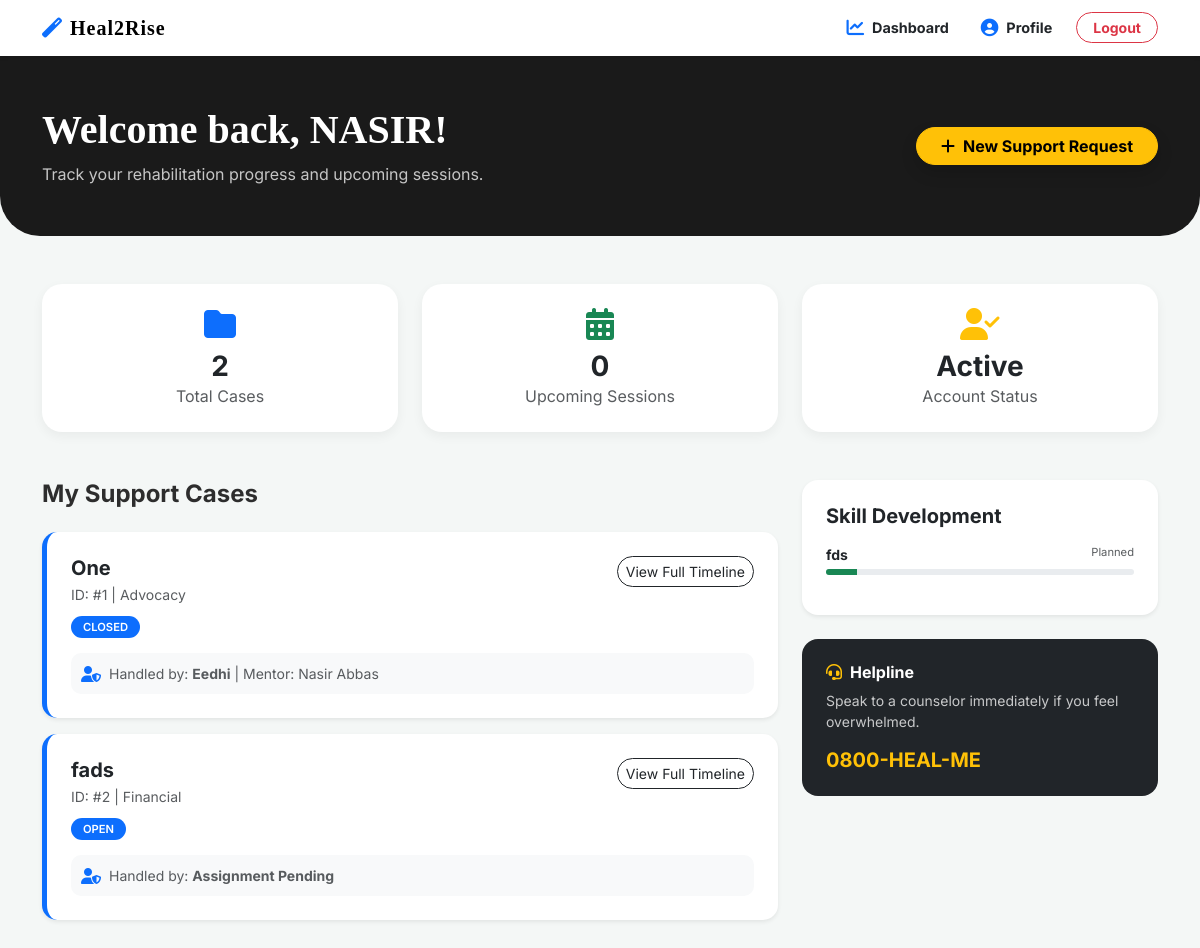
The page /dashboard.php (signed in) on the database as committed earlier.
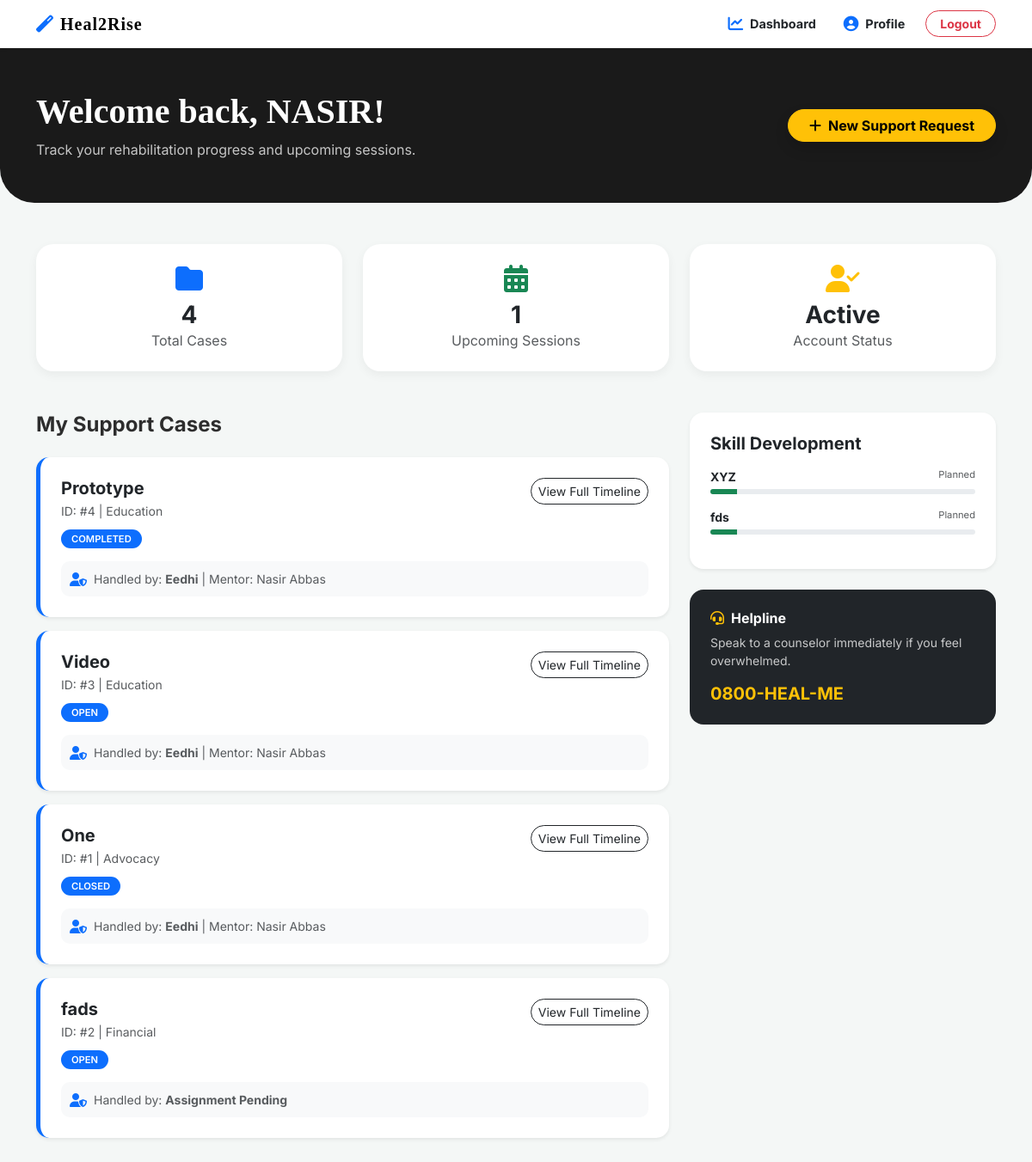
The same page on the database as committed later.
### tables this page shows
CREATE TABLE `cases` (
  `case_id` int(11) NOT NULL,
  `user_id` int(11) NOT NULL,
  `ngo_id` int(11) DEFAULT NULL,
  `team_member_id` int(11) DEFAULT NULL,
  `counselor_id` int(11) DEFAULT NULL,
  `case_title` varchar(150) DEFAULT NULL,
  `issue_category` varchar(100) DEFAULT NULL,
  `description` text DEFAULT NULL,
  `start_date` date NOT NULL,
  `status` enum('open','in_progress','rehabilitation','closed','rejected','completed') DEFAULT 'open',
  `closure_date` date DEFAULT NULL,
  `closure_reason` text DEFAULT NULL,
  `assigned_date` datetime DEFAULT current_timestamp(),
  `last_updated` datetime DEFAULT current_timestamp() ON UPDATE current_timestamp()
);

CREATE TABLE `ngos` (
  `id` int(11) NOT NULL,
  `ngo_name` varchar(150) NOT NULL,
  `username` varchar(50) NOT NULL,
  `email` varchar(100) NOT NULL,
  `password_hash` varchar(255) NOT NULL,
  `contact_person` varchar(100) DEFAULT NULL,
  `phone` varchar(20) DEFAULT NULL,
  `address` varchar(255) DEFAULT NULL,
  `city` varchar(100) DEFAULT NULL,
  `specialties` text DEFAULT NULL,
  `registration_date` datetime DEFAULT current_timestamp(),
  `is_active` tinyint(1) DEFAULT 1,
  `last_updated` datetime DEFAULT current_timestamp() ON UPDATE current_timestamp()
);

CREATE TABLE `team_members` (
  `team_member_id` int(11) NOT NULL,
  `full_name` varchar(100) NOT NULL,
  `email` varchar(100) NOT NULL,
  `password_hash` varchar(255) NOT NULL,
  `phone` varchar(20) DEFAULT NULL,
  `ngo_id` int(11) DEFAULT NULL,
  `expertise` varchar(150) DEFAULT NULL,
  `is_active` tinyint(1) DEFAULT 1,
  `created_at` datetime DEFAULT current_timestamp()
);

CREATE TABLE `skill_development` (
  `skill_id` int(11) NOT NULL,
  `case_id` int(11) NOT NULL,
  `skill_name` varchar(100) NOT NULL,
  `start_date` date DEFAULT NULL,
  `target_date` date DEFAULT NULL,
  `completion_date` date DEFAULT NULL,
  `status` enum('planned','in_progress','completed','dropped') DEFAULT 'planned',
  `notes` text DEFAULT NULL
);

### dashboard.php (the view, shortened to what the changed rows need)
<?php
include('config.php');
$user_id = $_SESSION['id'];
$full_name = $_SESSION['full_name'] ?? 'User';
$stmt_total = $conn->prepare("SELECT COUNT(*) as total FROM cases WHERE user_id = ?");
$stmt_total->bind_param("i", $user_id);
$stmt_total->execute();
$total_cases = $stmt_total->get_result()->fetch_assoc()['total'];
$stmt_sess = $conn->prepare("
    SELECT COUNT(*) as total
    FROM counseling_sessions cs
    JOIN cases c ON cs.case_id = c.case_id
    WHERE c.user_id = ? AND cs.session_date >= CURDATE()
");
$stmt_sess->bind_param("i", $user_id);
$stmt_sess->execute();
$upcoming_sessions = $stmt_sess->get_result()->fetch_assoc()['total'];
$cases_query = $conn->prepare("
    SELECT c.*, n.ngo_name, tm.full_name as mentor_name
    FROM cases c
    LEFT JOIN ngos n ON c.ngo_id = n.id
    LEFT JOIN team_members tm ON c.team_member_id = tm.team_member_id
    WHERE c.user_id = ?
    ORDER BY c.last_updated DESC
");
$cases_query->bind_param("i", $user_id);
$cases_query->execute();
$cases_result = $cases_query->get_result();
$skills_query = $conn->prepare("
    SELECT sd.*, c.case_title
    FROM skill_development sd
    JOIN cases c ON sd.case_id = c.case_id
    WHERE c.user_id = ?
    ORDER BY sd.skill_id DESC LIMIT 3
");
$skills_query->bind_param("i", $user_id);
$skills_query->execute();
$skills_result = $skills_query->get_result();
?>
<!DOCTYPE html>
<html lang="en">
<head>
    <link href="https://cdn.jsdelivr.net/npm/bootstrap@5.3.0/dist/css/bootstrap.min.css" rel="stylesheet">
    <link rel="stylesheet" href="https://cdnjs.cloudflare.com/ajax/libs/font-awesome/6.4.0/css/all.min.css">
    <link rel="stylesheet" href="./CSS/style.css">
</head>
<body>
<header class="dashboard-header mb-5">
    <div class="container d-flex justify-content-between align-items-center">
        <div>
            <h1 class="fw-bold">Welcome back, <?= htmlspecialchars(explode(' ', $full_name)[0]) ?>!</h1>
        </div>
    </div>
</header>
<main class="container mb-5">
    <div class="row g-4 mb-5 text-center">
        <div class="col-md-4">
            <div class="card stat-card p-4">
                <div class="text-primary mb-2"><i class="fas fa-folder fa-2x"></i></div>
                <h3 class="fw-bold mb-0"><?= $total_cases ?></h3>
                <p class="text-muted mb-0">Total Cases</p>
            </div>
        </div>
        <div class="col-md-4">
            <div class="card stat-card p-4">
                <div class="text-success mb-2"><i class="fas fa-calendar-alt fa-2x"></i></div>
                <h3 class="fw-bold mb-0"><?= $upcoming_sessions ?></h3>
                <p class="text-muted mb-0">Upcoming Sessions</p>
            </div>
        </div>
    </div>
    <div class="row g-4">
        <div class="col-lg-8">
            <?php if ($cases_result->num_rows > 0): ?>
                <?php while($case = $cases_result->fetch_assoc()): ?>
                    <div class="card case-card p-4 mb-3 shadow-sm">
                        <div class="d-flex justify-content-between align-items-start">
                            <div>
                                <h5 class="fw-bold mb-1"><?= htmlspecialchars($case['case_title']) ?></h5>
                                <p class="small text-muted mb-2">ID: #<?= $case['case_id'] ?> | <?= htmlspecialchars($case['issue_category']) ?></p>
                                <span class="status-pill bg-primary text-white"><?= htmlspecialchars($case['status']) ?></span>
                            </div>
                            <div class="text-end">
                                <a href="user_case_view.php?id=<?= $case['case_id'] ?>" class="btn btn-sm btn-outline-dark rounded-pill">View Full Timeline</a>
                            </div>
                        </div>
                        <div class="mentor-box d-flex align-items-center mt-3">
                            <i class="fas fa-user-shield me-2 text-primary"></i>
                            <span class="small text-muted">
                                Handled by: <strong><?= htmlspecialchars($case['ngo_name'] ?? 'Assignment Pending') ?></strong>
                                <?= $case['mentor_name'] ? " | Mentor: ".htmlspecialchars($case['mentor_name']) : "" ?>
                            </span>
                        </div>
                    </div>
                <?php endwhile; ?>
            <?php endif; ?>
        </div>
        <div class="col-lg-4">
            <div class="card border-0 shadow-sm rounded-4 p-4 mb-4">
                <?php if ($skills_result->num_rows > 0): ?>
                    <?php while($skill = $skills_result->fetch_assoc()): ?>
                        <div class="mb-3">
                            <div class="d-flex justify-content-between mb-1">
                                <span class="small fw-bold"><?= htmlspecialchars($skill['skill_name']) ?></span>
                                <span class="text-muted" style="font-size: 0.7rem;"><?= ucfirst($skill['status']) ?></span>
                            </div>
                            <div class="progress" style="height: 6px;">
                                <?php
                                    $p = 10;
                                ?>
                                <div class="progress-bar bg-success" style="width: <?= $p ?>%"></div>
                            </div>
                        </div>
                    <?php endwhile; ?>
                <?php else: ?>
                    <p class="small text-muted mb-0">No vocational programs started yet.</p>
                <?php endif; ?>
            </div>
        </div>
    </div>
</main>
</body>
</html>

Rows that differ between the two databases and show on the page:
added cases: case_title "Prototype", case_id "4", issue_category "Education", status "COMPLETED", ngo.ngo_name "Eedhi", team_member.full_name "Nasir Abbas"
added cases: case_title "Video", case_id "3", issue_category "Education", status "OPEN", ngo.ngo_name "Eedhi", team_member.full_name "Nasir Abbas"
added skill_development: skill_name "XYZ", status "Planned", $p 10 (drawn)
Other text that changed with them:
$total_cases: "2" → "4"
$upcoming_sessions: "0" → "1"
